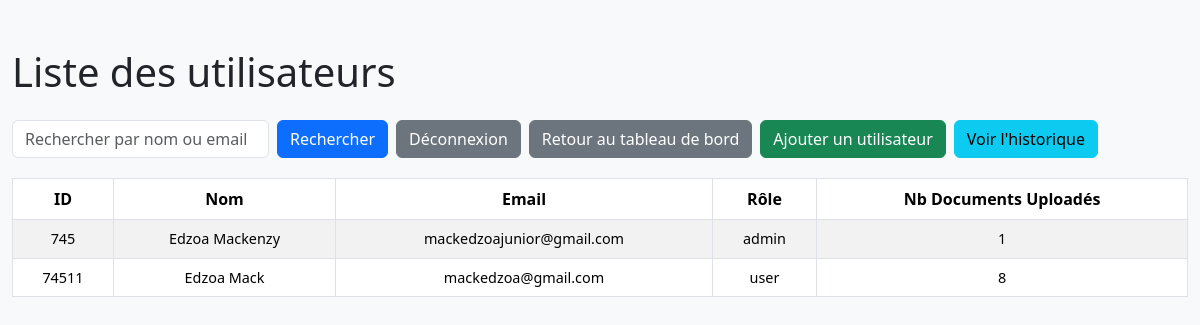
Page /users.php (signed in) on the committed database.
### tables this page shows
CREATE TABLE IF NOT EXISTS `users` (
  `id` int NOT NULL AUTO_INCREMENT,
  `nom` varchar(100) NOT NULL,
  `email` varchar(100) NOT NULL,
  `mot_de_passe` varchar(255) NOT NULL,
  `role` enum('admin','user','invite') NOT NULL,
  PRIMARY KEY (`id`),
  UNIQUE KEY `email` (`email`)
);

### users.php (the view, shortened to what this page needs)
<?php
require("includes/db.php");
$sql = "
    SELECT
        u.id, u.nom, u.email, u.role,
        COUNT(d.id) AS nb_documents
    FROM users u
    LEFT JOIN documents d ON u.id = d.user_id
    GROUP BY u.id, u.nom, u.email, u.role
    ORDER BY u.id ASC
";
$stmt = $pdo->query($sql);
$users = $stmt->fetchAll(PDO::FETCH_ASSOC);
?>
<!DOCTYPE html>
<html lang="fr">
<head>
    <link rel="stylesheet" href="bootstrap/css/bootstrap.min.css">
</head>
<body>
    <div class="container mt-5">
        <h1 class="mb-4">Liste des utilisateurs</h1>
        <div class="table-responsive">
            <form method="get" class="mb-3">
                <div class="row g-2 align-items-center">
                    <div class="col-auto">
                        <input type="text" name="search" class="form-control" placeholder="Rechercher par nom ou email" value="<?= isset($_GET['search']) ? htmlspecialchars($_GET['search']) : '' ?>">
                    </div>
                    <div class="col-auto">
                        <button type="submit" class="btn btn-primary">Rechercher</button>
                    </div>
                    <div class="col-auto">
                        <a href="logout.php" class="btn btn-secondary">Déconnexion</a>
                    </div>
                    <div class="col-auto">
                        <a href="dashboard.php" class="btn btn-secondary">Retour au tableau de bord</a>
                    </div>
                    <div class="col-auto">
                        <a href="register.php" class="btn btn-success">Ajouter un utilisateur</a>
                    </div>
                    <div class="col-auto">
                        <a href="history.php" class="btn btn-info">Voir l'historique</a>
                    </div>
                </div>
            </form>
            <table class="table table-bordered table-striped align-middle">
                <thead>
                    <tr>
                        <th>ID</th>
                        <th>Nom</th>
                        <th>Email</th>
                        <th>Rôle</th>
                        <th>Nb Documents Uploadés</th>
                    </tr>
                </thead>
                <tbody>
                    <?php foreach ($users as $user): ?>
                    <tr>
                        <td><?= htmlspecialchars($user['id']) ?></td>
                        <td><?= htmlspecialchars($user['nom']) ?></td>
                        <td><?= htmlspecialchars($user['email']) ?></td>
                        <td><?= htmlspecialchars($user['role']) ?></td>
                        <td><?= htmlspecialchars($user['nb_documents']) ?></td>
                    </tr>
                    <?php endforeach; ?>
                </tbody>
            </table>
        </div>
    </div>
</body>
</html>

### users.php (style rules this page uses)
body { background-color: #f8f9fa; }
.container { max-width: 1200px; }
table { margin-top: 20px; }
th, td { text-align: center; }
th { background-color: #e9ecef; }
.table-responsive { margin-top: 20px; }
.table-bordered { border: 1px solid #dee2e6; }
.table-striped tbody tr:nth-of-type(odd) { background-color: #f2f2f2; }
.table-striped tbody tr:nth-of-type(even) { background-color: #ffffff; }
.table th, .table td { vertical-align: middle; }
.table th { font-weight: bold; }
.table td { font-size: 0.9rem; }
.table thead th { position: sticky; top: 0; z-index: 1; }
.table-responsive { overflow-x: auto; }

### rows in the picture
users: id "745", nom "Edzoa Mackenzy", email "mackedzoajunior@gmail.com", role "admin", nb_documents "1"
users: id "74511", nom "Edzoa Mack", email "mackedzoa@gmail.com", role "user", nb_documents "8"
